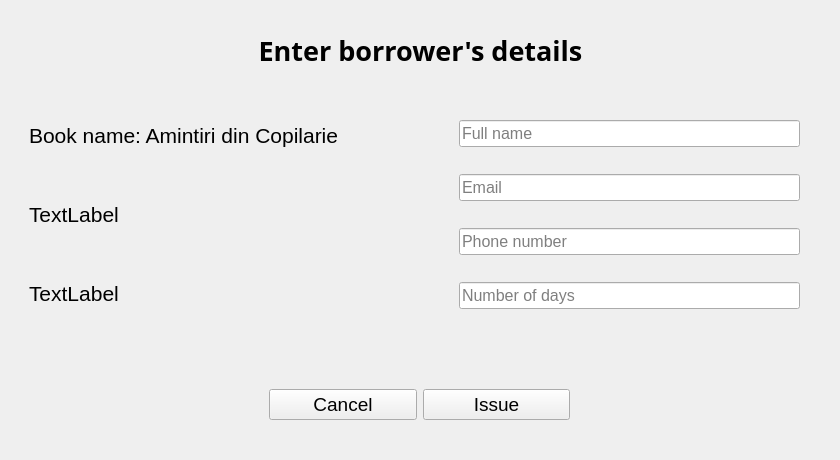
<?xml version="1.0" encoding="UTF-8"?>
<ui version="4.0">
 <class>Dialog</class>
 <widget class="QDialog" name="Dialog">
  <property name="geometry">
   <rect>
    <x>0</x>
    <y>0</y>
    <width>840</width>
    <height>460</height>
   </rect>
  </property>
  <property name="sizePolicy">
   <sizepolicy hsizetype="Fixed" vsizetype="Fixed">
    <horstretch>0</horstretch>
    <verstretch>0</verstretch>
   </sizepolicy>
  </property>
  <property name="minimumSize">
   <size>
    <width>840</width>
    <height>460</height>
   </size>
  </property>
  <property name="maximumSize">
   <size>
    <width>840</width>
    <height>460</height>
   </size>
  </property>
  <property name="windowTitle">
   <string>Issue book</string>
  </property>
  <property name="autoFillBackground">
   <bool>false</bool>
  </property>
  <property name="styleSheet">
   <string notr="true"/>
  </property>
  <property name="sizeGripEnabled">
   <bool>false</bool>
  </property>
  <widget class="QWidget" name="verticalLayoutWidget">
   <property name="geometry">
    <rect>
     <x>29</x>
     <y>99</y>
     <width>401</width>
     <height>231</height>
    </rect>
   </property>
   <layout class="QVBoxLayout" name="verticalLayout">
    <item>
     <widget class="QLabel" name="bookName">
      <property name="font">
       <font>
        <pointsize>16</pointsize>
       </font>
      </property>
      <property name="text">
       <string>Book name: Amintiri din Copilarie</string>
      </property>
     </widget>
    </item>
    <item>
     <widget class="QLabel" name="authorName">
      <property name="font">
       <font>
        <pointsize>16</pointsize>
       </font>
      </property>
      <property name="text">
       <string>TextLabel</string>
      </property>
     </widget>
    </item>
    <item>
     <widget class="QLabel" name="isbn">
      <property name="font">
       <font>
        <pointsize>16</pointsize>
       </font>
      </property>
      <property name="text">
       <string>TextLabel</string>
      </property>
     </widget>
    </item>
   </layout>
  </widget>
  <widget class="QWidget" name="verticalLayoutWidget_2">
   <property name="geometry">
    <rect>
     <x>459</x>
     <y>99</y>
     <width>341</width>
     <height>231</height>
    </rect>
   </property>
   <layout class="QVBoxLayout" name="verticalLayout_2">
    <item>
     <widget class="QLineEdit" name="nameTextBox">
      <property name="font">
       <font>
        <pointsize>12</pointsize>
       </font>
      </property>
      <property name="placeholderText">
       <string>Full name</string>
      </property>
     </widget>
    </item>
    <item>
     <widget class="QLineEdit" name="emailTextBox">
      <property name="font">
       <font>
        <pointsize>12</pointsize>
       </font>
      </property>
      <property name="placeholderText">
       <string>Email</string>
      </property>
     </widget>
    </item>
    <item>
     <widget class="QLineEdit" name="phoneTextBox">
      <property name="font">
       <font>
        <pointsize>12</pointsize>
       </font>
      </property>
      <property name="placeholderText">
       <string>Phone number</string>
      </property>
     </widget>
    </item>
    <item>
     <widget class="QLineEdit" name="daysTextBox">
      <property name="font">
       <font>
        <pointsize>12</pointsize>
       </font>
      </property>
      <property name="placeholderText">
       <string>Number of days</string>
      </property>
     </widget>
    </item>
   </layout>
  </widget>
  <widget class="QLabel" name="label">
   <property name="geometry">
    <rect>
     <x>190</x>
     <y>10</y>
     <width>461</width>
     <height>81</height>
    </rect>
   </property>
   <property name="font">
    <font>
     <family>Cascadia Mono SemiBold</family>
     <pointsize>20</pointsize>
     <weight>75</weight>
     <bold>true</bold>
    </font>
   </property>
   <property name="text">
    <string>Enter borrower's details</string>
   </property>
   <property name="alignment">
    <set>Qt::AlignCenter</set>
   </property>
  </widget>
  <widget class="QWidget" name="horizontalLayoutWidget">
   <property name="geometry">
    <rect>
     <x>269</x>
     <y>349</y>
     <width>301</width>
     <height>111</height>
    </rect>
   </property>
   <layout class="QHBoxLayout" name="horizontalLayout">
    <item>
     <widget class="QPushButton" name="cancelButton">
      <property name="font">
       <font>
        <pointsize>14</pointsize>
       </font>
      </property>
      <property name="text">
       <string>Cancel</string>
      </property>
      <property name="autoDefault">
       <bool>false</bool>
      </property>
     </widget>
    </item>
    <item>
     <widget class="QPushButton" name="issueButton">
      <property name="font">
       <font>
        <pointsize>14</pointsize>
       </font>
      </property>
      <property name="text">
       <string>Issue</string>
      </property>
      <property name="autoDefault">
       <bool>false</bool>
      </property>
     </widget>
    </item>
   </layout>
  </widget>
  <widget class="QLabel" name="errorLabel">
   <property name="geometry">
    <rect>
     <x>460</x>
     <y>330</y>
     <width>331</width>
     <height>21</height>
    </rect>
   </property>
   <property name="font">
    <font>
     <pointsize>10</pointsize>
    </font>
   </property>
   <property name="styleSheet">
    <string notr="true">color: rgb(255, 57, 60);</string>
   </property>
   <property name="text">
    <string/>
   </property>
  </widget>
 </widget>
 <resources/>
 <connections/>
</ui>
